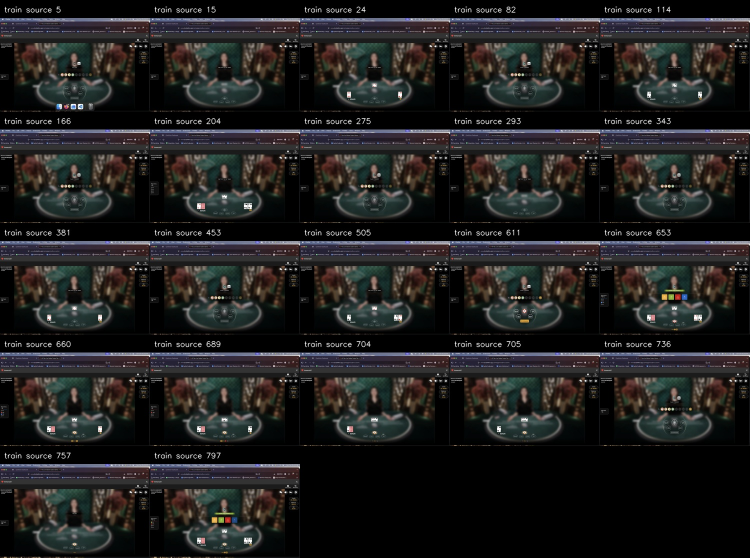
#> input picture detection_dataset/train_contact_sheet.jpg, 1500 x 1115 px (shown at 1/2 size); its folder holds only this picture in this run
$ python -i legacy_round_recognizer.py   (imports and definitions only)
#> lines starting #> are read from the running program, lines starting #| are printed output that depends on the picture; after the words box and inside, x2 and y2 are one past the last pixel; in counts of white or black regions, pixels touching at a corner belong together
#> further down, picture is the input picture: shape (1115, 1500, 3); mean B, G, R 31.3, 31.7, 32.3
from pathlib import Path
import re
import sys

import cv2
import numpy as np


# ============================================================
# PROJECT IMPORTS
# ============================================================

PROJECT_ROOT = Path(__file__).resolve().parent.parent

if str(PROJECT_ROOT) not in sys.path:
    sys.path.insert(
        0,
        str(PROJECT_ROOT),
    )

from detect_cards import CardDetector


# ============================================================
# CONFIG
# ============================================================

# Analyze every second captured screenshot.
# Capture is currently ~2 FPS, so this is roughly 1 analysis/sec.
FRAME_STEP = 2


# Require a rank to appear repeatedly before accepting it.
REQUIRED_CONFIRMATIONS = 2


# Similarity required before giving a rank instead of UNKNOWN.
MIN_RANK_SIMILARITY = 0.48


# When the same detected card remains in approximately the same
# location over successive frames, treat it as one card.
POSITION_MATCH_DISTANCE = 0.07


# Once a card event has been emitted from a location, don't
# emit it repeatedly while it remains on screen.
TRACK_MAX_MISSES = 3


VALID_RANKS = {
    "A",
    "2",
    "3",
    "4",
    "5",
    "6",
    "7",
    "8",
    "9",
    "10",
    "J",
    "Q",
    "K",
}


# ============================================================
# REFERENCE DATA
# ============================================================

REFERENCE_DIRS = [
    PROJECT_ROOT / "samples" / "cards",
    PROJECT_ROOT / "output" / "processed_v2",
]


# [83 lines left out: functions infer_rank_from_text, extract_rank_region, not called in this run]


def normalize_rank_image(image):
    """
    Convert a rank-corner crop into a normalized binary glyph.

    Output:
        64 x 64 float32 image
    """

    if image is None:
        return None

    if image.size == 0:
        return None

    gray = cv2.cvtColor(
        image,
        cv2.COLOR_BGR2GRAY,
    )
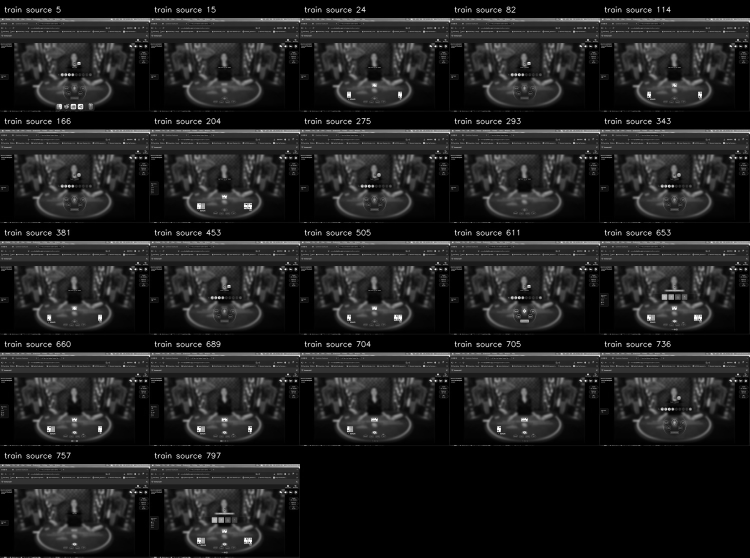
#> gray: shape (1115, 1500) (shown at 1/2 size); min 0, max 255, mean 31.8

    gray = cv2.GaussianBlur(
        gray,
        (3, 3),
        0,
    )

    # Dark/red glyphs should become foreground.
    _, binary = cv2.threshold(
        gray,
        175,
        255,
        cv2.THRESH_BINARY_INV,
    )
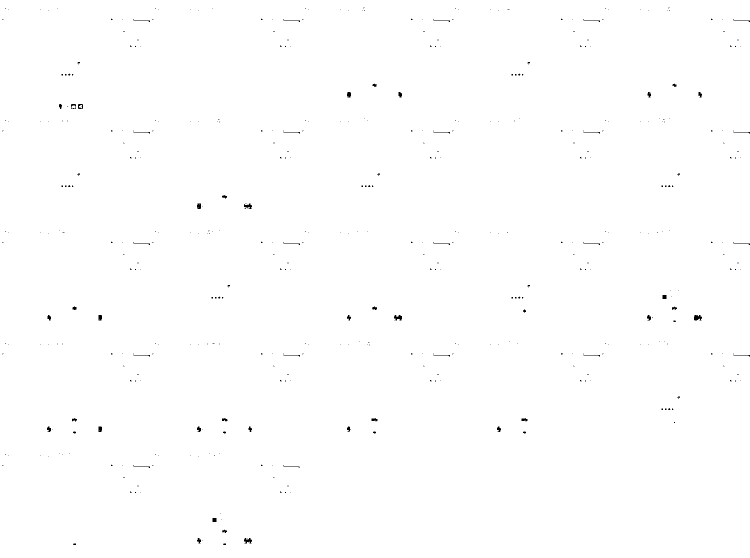
#> binary: shape (1115, 1500) (shown at 1/2 size); 99.7% white; 465 black regions (406 under 20 px), largest, box (x1, y1, x2, y2) and area: (1388, 630, 1404, 641) 136, (788, 630, 804, 641) 119, (488, 1076, 504, 1087) 114

    # Remove tiny isolated noise.
    kernel = np.ones(
        (2, 2),
        dtype=np.uint8,
    )

    binary = cv2.morphologyEx(
        binary,
        cv2.MORPH_OPEN,
        kernel,
    )
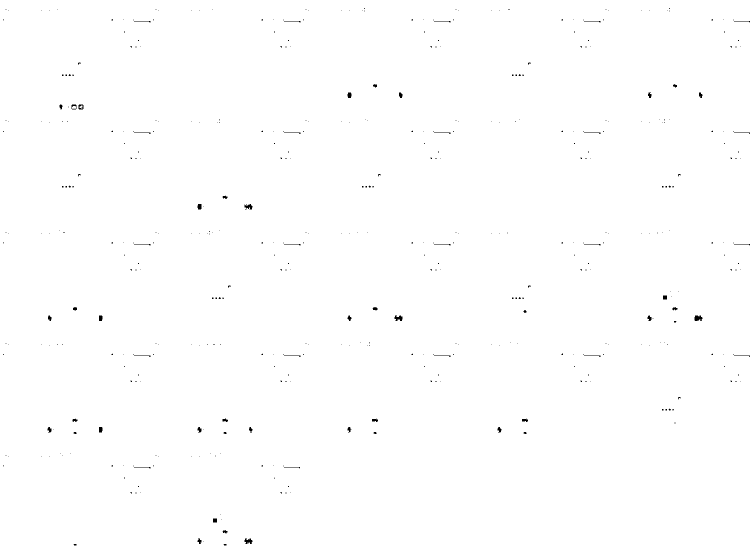
#> binary: shape (1115, 1500) (shown at 1/2 size); 99.7% white; 461 black regions (398 under 20 px)

    contours, _ = cv2.findContours(
        binary,
        cv2.RETR_EXTERNAL,
        cv2.CHAIN_APPROX_SIMPLE,
    )
#> contours = 1 contour; box (x1, y1, x2, y2) and area: (0, 0, 1500, 1115) 1669626

    useful = []

    for contour in contours:
        area = cv2.contourArea(
            contour
        )

        if area >= 5:
            useful.append(
                contour
            )
#> this loop made 1 pass
#> area on pass 1: 1669626
#> after the loop, useful has the same summary as contours

    if not useful:
        return None

    points = np.vstack(
        useful
    )
#> points = contour of 28 points, box (x1, y1, x2, y2) (0, 0, 1500, 1115), area 1669626

    x, y, w, h = cv2.boundingRect(
        points
    )
#> x = 0; y = 0; w = 1500; h = 1115

    glyph = binary[
        y:y + h,
        x:x + w,
    ]

    if glyph.size == 0:
        return None

    canvas_size = 64

    scale = min(
        52 / float(glyph.shape[1]),
        52 / float(glyph.shape[0]),
    )
#> scale = 0.0347

    new_w = max(
        1,
        int(
            glyph.shape[1]
            * scale
        ),
    )
#> new_w = 52

    new_h = max(
        1,
        int(
            glyph.shape[0]
            * scale
        ),
    )
#> new_h = 38

    resized = cv2.resize(
        glyph,
        (
            new_w,
            new_h,
        ),
        interpolation=cv2.INTER_AREA,
    )
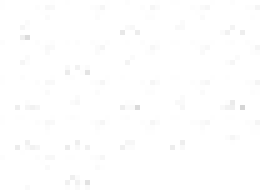
#> resized: shape (38, 52) (shown 5 times larger); min 213, max 255, mean 254.3

    canvas = np.zeros(
        (
            canvas_size,
            canvas_size,
        ),
        dtype=np.uint8,
    )

    x_offset = (
        canvas_size - new_w
    ) // 2
#> x_offset = 6

    y_offset = (
        canvas_size - new_h
    ) // 2
#> y_offset = 13

    canvas[
        y_offset:y_offset + new_h,
        x_offset:x_offset + new_w,
    ] = resized
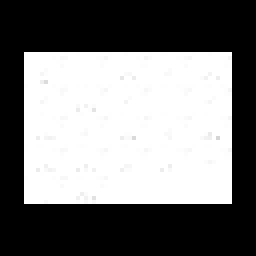
#> canvas: shape (64, 64) (shown 4 times larger); min 0, max 255, mean 122.7

    return (
        canvas.astype(
            np.float32
        )
        / 255.0
    )


# ============================================================
# TEMPLATE LIBRARY
# ============================================================

# [175 lines left out: functions load_rank_templates, cosine_similarity, classify_rank, not called in this run]


# ============================================================
# TEMPORAL TRACK
# ============================================================

class Track:
    # [311 lines left out: functions __init__, normalized_distance, recognize_round, not called in this run]

>>> import cv2
>>> picture = cv2.imread('../detection_dataset/train_contact_sheet.jpg')
>>> result = normalize_rank_image(picture)
